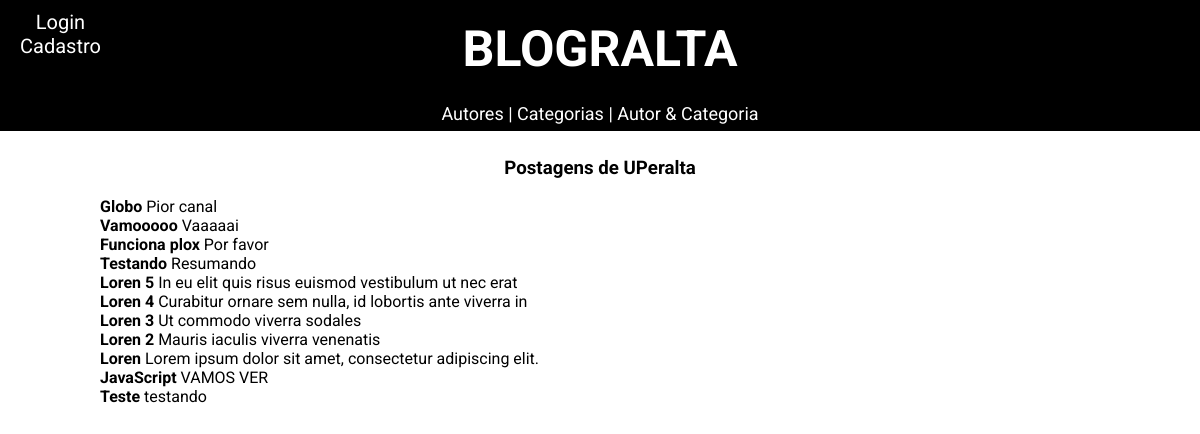
Page /profile.php?autor=UPeralta on the committed database.
### tables this page shows
CREATE TABLE `noticia` (
  `id_noticia` int(4) NOT NULL,
  `data` date NOT NULL,
  `resumo` text NOT NULL,
  `titulo` text NOT NULL,
  `conteudo` text NOT NULL,
  `id_categoria` int(4) NOT NULL,
  `id_autor` int(4) NOT NULL
);

### profile.php (the view, shortened to what this page needs)
<!DOCTYPE html>
<html>
<head>
	<link href="./estilo.css" rel="stylesheet" />
</head>
<body>
	<?php require('./head.php'); ?>
	<div id="conteudo">
		<?php
			$user = $_GET['autor'];
			echo '<h3>Postagens de '.$user.'</h3>';
			$sql = $bd->query("SELECT * FROM autor WHERE usuario = '$user'");
			$id = mysqli_fetch_array($sql);
			$userID = $id['id_autor'];
			$resultados = $bd->query("SELECT * FROM noticia WHERE id_autor = '$userID' ORDER BY id_noticia DESC");
			if($resultados ->num_rows > 0)
				while ($posts = mysqli_fetch_array($resultados))
				{
					echo '<strong><a href="./leitura?id_noticia='.$posts['id_noticia'].'">'.$posts['titulo'].'</a></strong> ';
					echo $posts['resumo'];
					echo '<br/>';
				}
		?>
	</div>
</body>
</html>

### estilo.css (style rules this page uses)
body { font-family: 'Roboto', sans-serif; }
a { text-decoration: none; color: black; }
#conteudo { width: 1000px; margin:0 auto; padding-top: 130px; text-align: center; }

### profile.php (style rules this page uses)
#conteudo { text-align: left; }
#conteudo h3, h2 { text-align: center; }

### rows in the picture
noticia: titulo "Globo", resumo "Pior canal"
noticia: titulo "Vamooooo", resumo "Vaaaaai"
noticia: titulo "Funciona plox", resumo "Por favor"
noticia: titulo "Testando", resumo "Resumando"
noticia: titulo "Loren 5", resumo "In eu elit quis risus euismod vestibulum ut nec erat"
noticia: titulo "Loren 4", resumo "Curabitur ornare sem nulla, id lobortis ante viverra in"
noticia: titulo "Loren 3", resumo "Ut commodo viverra sodales"
noticia: titulo "Loren 2", resumo "Mauris iaculis viverra venenatis"
noticia: titulo "Loren", resumo "Lorem ipsum dolor sit amet, consectetur adipiscing elit."
noticia: titulo "JavaScript", resumo "VAMOS VER"
noticia: titulo "Teste", resumo "testando"

### other values in the picture
$user "UPeralta"
